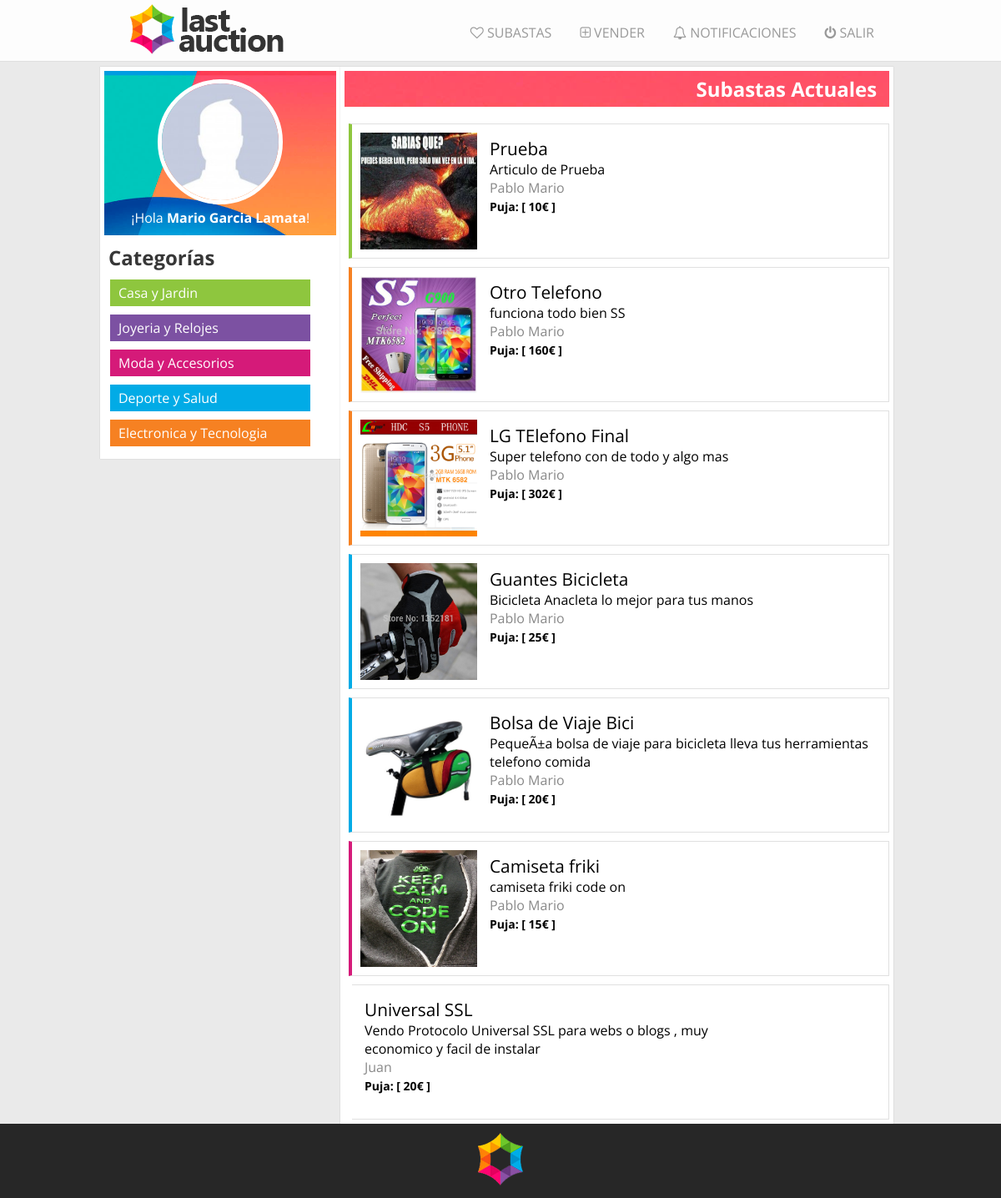
The page /subastas.php (signed in) on the database its author committed.
### tables this page shows
CREATE TABLE IF NOT EXISTS `imagenes` (
  `id` int(10) unsigned NOT NULL AUTO_INCREMENT,
  `producto` int(10) unsigned NOT NULL,
  `imagen` varchar(100) NOT NULL,
  PRIMARY KEY (`id`)
);

CREATE TABLE IF NOT EXISTS `productos` (
  `id` int(10) unsigned NOT NULL AUTO_INCREMENT,
  `titulo` varchar(45) NOT NULL,
  `descripcion` varchar(300) NOT NULL,
  `preciominimo` int(10) unsigned NOT NULL,
  `categoria` int(1) unsigned NOT NULL,
  `fechainicial` int(10) unsigned NOT NULL,
  `fechafin` int(10) unsigned NOT NULL,
  `estado` int(1) unsigned NOT NULL,
  `usuario` int(10) unsigned NOT NULL,
  `comprador` int(11) NOT NULL,
  PRIMARY KEY (`id`)
);

CREATE TABLE IF NOT EXISTS `usuarios` (
  `id` int(10) unsigned NOT NULL AUTO_INCREMENT,
  `email` varchar(60) NOT NULL,
  `nombre` varchar(45) NOT NULL,
  `direccion` varchar(100) NOT NULL,
  `contrasena` varchar(100) NOT NULL,
  PRIMARY KEY (`id`)
);

### php/funciones.php (the view, shortened to what this page needs)
<?php
	function cuadroPerfil($usuario){
		echo '<article class="perfil">';
		echo '<a href="'.URL_LOCAL.'interna/perfil.php"><img src="'.URL_LOCAL.'usuarios/default.jpg"></a>';
		echo '<p><a href="'.URL_LOCAL.'interna/perfil.php">¡Hola <span>'.$usuario.'</span>!</a></p>';
		echo '</article>';
	}
	function menuLogeado(){
		echo '<a href="'.URL_LOCAL.'index.php"><img id="logotipo" src="'.URL_LOCAL.'img/logomini.png" alt="last auction"></a>';
		echo '<ul>';
			echo '<a href="'.URL_LOCAL.'subastas.php"><li><i class="fa fa-heart-o"></i> Subastas</li></a>';
			echo '<a href="'.URL_LOCAL.'interna/crearsubasta.php"><li><i class="fa fa-plus-square-o"></i> Vender</li></a>';
			echo '<a href="'.URL_LOCAL.'interna/notificaciones.php"><li><i class="fa fa-bell-o"></i> Notificaciones</li></a>';
			echo '<a href="'.URL_LOCAL.'interna/salir.php" class="salir" ><li><i class="fa fa-power-off "></i> salir</li></a>';
		echo '</ul>';
	}
	function listarSubastasU($idUsuario){
		$conexion=conexion();
  		$now=strtotime(date("Y-m-d h:i"));
		$sql = 'select * from productos where estado > 0 and fechafin >'.$now.' and usuario != '.$idUsuario.' ;';
		if($resultado = $conexion->query($sql)){
			while ($row = $resultado->fetch_array(MYSQLI_ASSOC)) {
				switch ($row['categoria']) {
					case 1:
						echo '<article class="casa">';
						break;
					case 3:
						echo '<article class="moda">';
						break;
					case 4:
						echo '<article class="deporte">';
						break;
					case 5:
						echo '<article class="electronica">';
						break;
					default:
						echo '<article>';
						break;
				}
				$queryImagen = "select * from imagenes where producto = ".$row['id']." ";
				if($resultadoImagen = $conexion->query($queryImagen)){
					while($rowImagen = $resultadoImagen->fetch_array(MYSQLI_ASSOC)){
						$urlImagen = substr($rowImagen['imagen'], 1);
						echo '<a href="solo.php?p='.$row['id'].'"><img src='.$urlImagen.' /></a>';
					}
				}
				echo '<div class="datosProducto">';
				echo '<a href="solo.php?p='.$row['id'].'">'.$row['titulo'].'</a>';
				echo '<p>'.$row['descripcion'].'</p>';
				$queryUsuario = 'select nombre from usuarios where id='.$row['usuario'].';';
				if($resultadoUsuario =  $conexion->query($queryUsuario)){
					if($rowUsuario = $resultadoUsuario->fetch_array()){
						echo '<p class="vendedor">'.$rowUsuario[0].'</p>';
					}
				}
				$sqlPrecio = 'select MAX(puja) from pujas where producto ='.$row['id'].';';
				if($resultadoPrecio = $conexion->query($sqlPrecio)){
					if($rowPrecio = $resultadoPrecio->fetch_array()){
						if($rowPrecio[0]!=null){
							echo '<p><span>Puja: [ '.$rowPrecio[0].'€ ]</span></p>';
						}else{
							echo '<p><span>Puja: [ '.$row['preciominimo'].'€ ]</span></p>';
						}
					}
				}
				echo '</div>';
				echo '</article>';
			}
		}
	}
?>

### css/estilo.css (style rules this page uses)
* { margin: 0px; padding: 0px; font-family: 'Open Sans', sans-serif; transition: .3s; }
body { background: #EAEAEA; }
nav #logotipo { padding-left: 25px; }
nav ul { float: right; padding: 25px; }
nav ul li { list-style: none; display: inline; }
nav ul a { padding: 7px; color: #999; margin-left: 20px; text-decoration: none; text-transform: uppercase; }

### css/aside.css (style rules this page uses)
aside article { margin-bottom: 10px; }
aside article.perfil { text-align: center; background: url(../img/yum.jpg) center no-repeat; background-size: cover; padding: 10px 5px 10px 5px; color: #fff; }
aside article.perfil img { height: 140px; width: 140px; border: 5px solid #fff; border-radius: 50%; text-align: center; }
aside article.perfil p a { color: #fff; text-decoration: none; }
aside article.perfil p a span { font-weight: bolder; }

### css/estiloProductos.css (style rules this page uses)
section article { float: right; padding: 5px; margin-top: 10px; width: 97%; min-height: 150px; border-top:1px solid #E0E0E0; border-right:1px solid #E0E0E0; border-bottom:1px solid #E0E0E0; }
section article img { float: left; height: 140px; width: 140px; margin: 5px; }
section article .datosProducto { float: left; margin: 5px; padding: 5px; width: 460px; }
section article .datosProducto a { font-size: 1.3em; text-decoration: none; color: inherit; }
section article .datosProducto span { font-weight: bold; font-size: 14px; }
section article .datosProducto .vendedor { color: #888888; }
section article.casa { border-left: 4px solid #8ec63e; }
section article.moda { border-left: 4px solid #d51a79; }
section article.deporte { border-left: 4px solid #01abe6; }
section article.electronica { border-left: 4px solid #f68122; }

### rows shown on the page
productos: titulo "Prueba", descripcion "Articulo de Prueba", usuarios.nombre "Pablo Mario", preciominimo "10"
imagenes: imagen (picture)
productos: titulo "Otro Telefono", descripcion "funciona todo bien SS", usuarios.nombre "Pablo Mario", rowPrecio "160"
imagenes: imagen (picture)
productos: titulo "LG TElefono Final", descripcion "Super telefono con de todo y algo mas", usuarios.nombre "Pablo Mario", rowPrecio "302"
imagenes: imagen (picture)
productos: titulo "Guantes Bicicleta", descripcion "Bicicleta Anacleta lo mejor para tus manos", usuarios.nombre "Pablo Mario", rowPrecio "25"
imagenes: imagen (picture)
productos: titulo "Bolsa de Viaje Bici", descripcion "PequeÃ±a bolsa de viaje para bicicleta lleva tus herramientas telefono comida", usuarios.nombre "Pablo Mario", rowPrecio "20"
imagenes: imagen (picture)
productos: titulo "Camiseta friki", descripcion "camiseta friki code on", usuarios.nombre "Pablo Mario", rowPrecio "15"
imagenes: imagen (picture)
productos: titulo "Universal SSL", descripcion "Vendo Protocolo Universal SSL para webs o blogs , muy economico y facil de instalar", usuarios.nombre "Juan", preciominimo "20"

### other values the page prints
$usuario "Mario Garcia Lamata"
